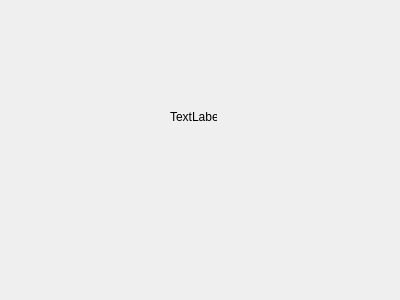
<?xml version="1.0" encoding="UTF-8"?>
<ui version="4.0">
 <class>aboutDialog</class>
 <widget class="QDialog" name="aboutDialog">
  <property name="geometry">
   <rect>
    <x>0</x>
    <y>0</y>
    <width>400</width>
    <height>300</height>
   </rect>
  </property>
  <property name="windowTitle">
   <string>Dialog</string>
  </property>
  <widget class="QLabel" name="label">
   <property name="geometry">
    <rect>
     <x>170</x>
     <y>110</y>
     <width>47</width>
     <height>13</height>
    </rect>
   </property>
   <property name="text">
    <string>TextLabel</string>
   </property>
  </widget>
 </widget>
 <resources/>
 <connections/>
</ui>
